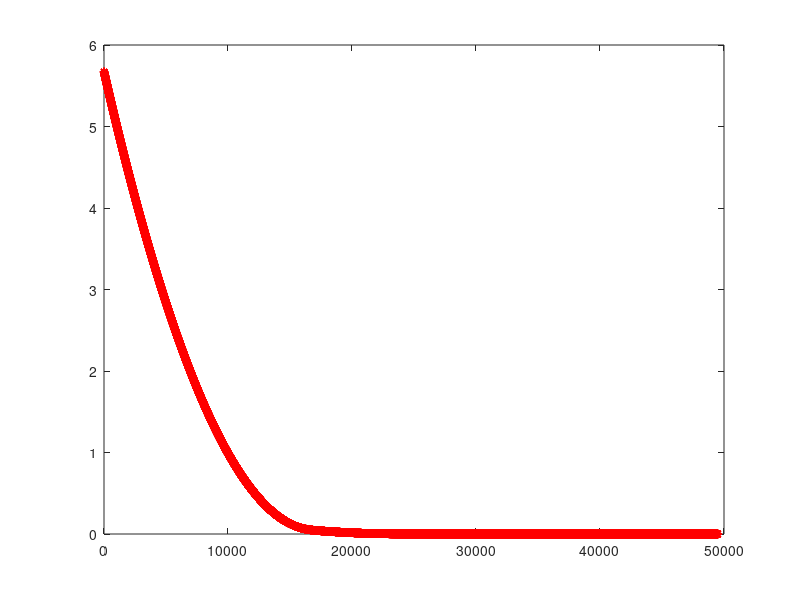
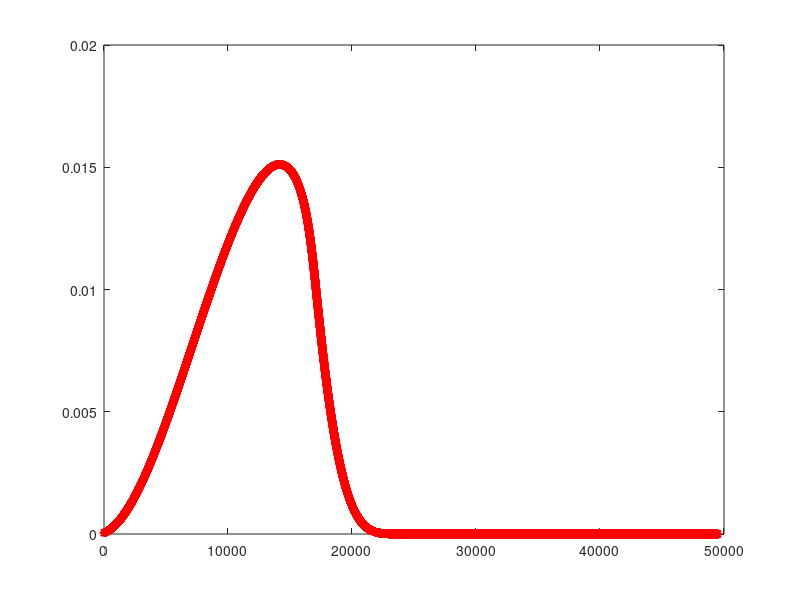
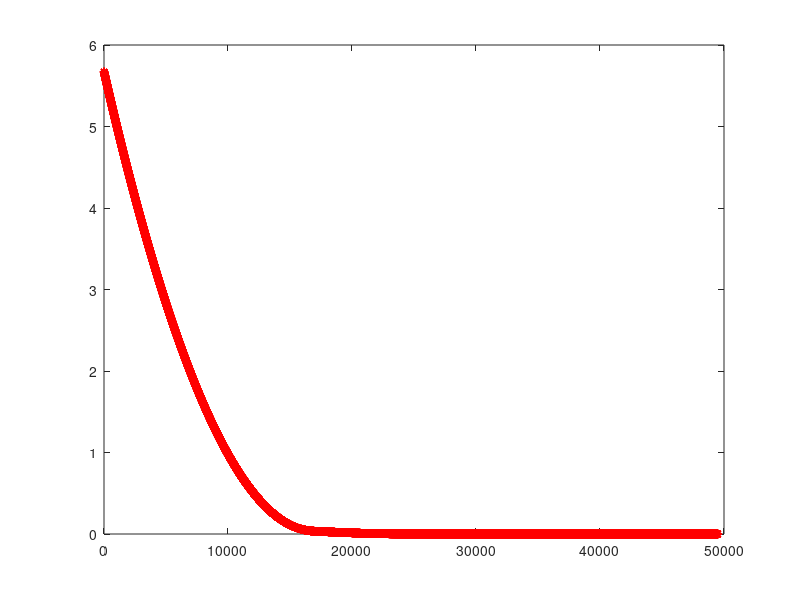

The MATLAB source for these figures, in order: (Note: this script raises an error after producing the figures.)
clear all;
clc;
load('Prognostic0.mat');

 no_fea=31;
 A1=fea(1:151,:);
 A2=fea(152:198,:);
 A1_tr=A1(1:100,:);
 A1_te=A1(101:151,:);
 A2_tr=A2(1:35,:);
 A2_te=A2(36:47,:)
 A_tr=[A1_tr;A2_tr];
 A_te=[A1_te;A2_te];
 lab_tr=[lab(1:100,:);lab(152:186,:)];
 lab_te=[lab(101:151,:);lab(187:198,:)];
 
mean_A_tr=mean(A_tr);
 
mean_A1_tr=mean(A1_tr);

mean_A2_tr=mean(A2_tr);
 
S_B0=(100*(mean_A1_tr-mean_A_tr)'*(mean_A1_tr-mean_A_tr)+35*(mean_A2_tr-mean_A_tr)'*(mean_A2_tr-mean_A_tr));
%S_B=50*((mean_A1-mean_AA)'*(mean_A1-mean_AA)+(mean_A2-mean_AA)'*(mean_A2-mean_AA));

S_W0=zeros(no_fea,no_fea);



for k0=1:100
        S_W0=S_W0+(A1_tr(k0,:)-mean_A1_tr)'*(A1_tr(k0,:)-mean_A1_tr);
end


for k0=1:35
        S_W0= S_W0+(A2_tr(k0,:)-mean_A2_tr)'*(A2_tr(k0,:)-mean_A2_tr);
end

[m1,n1]=size(A1);
SB=S_B0/500000;
SW=S_W0/500000;
[X Y]=eig(SB,SW);


%v=max(max((Y)));
v=0.5;
A=-(SB-v*SW);
M=1;
W=randn(n1,M);
W=orth(W);
R=eye(M);
 
 
Iterations=50000;
 
r1=0.00002;
 
r2=0.00001;
 
Cost1=zeros(Iterations,1);
Cost2=zeros(Iterations,1);
Cost3=zeros(Iterations,1);
for k=1:Iterations;
%DF1=2*(SB-v*SW)*W+4*W*(R'*R)*W'*W-4*W*R'*R;
%DF1=2*A*W+4*W*(R'*R)*W'*W-4*W*R'*R;
DF1=2*A*W+2*W*(R'*R)*W'*W+2*W*W'*W*(R'*R)-4*W*R'*R;
%DF1=2*(SB-v*SW)*W+2*W*(R'*R)*W'*W+2*W*W'*W*(R'*R)-4*W*R'*R;
DF1=DF1/norm(DF1);
W=W-r1*DF1;
Cost1(k)=trace(W'*A*W)+trace(W'*W*R'*R*W'*W-R'*R*W'*W-W'*W*R'*R+R'*R);

DF2=diag(diag(2*R*W'*W*W'*W-4*R*W'*W+2*R));
DF2=DF2/norm(DF2);
 %if  Cost2(k)>0.0001
R=R+r2*DF2;
%end


Cost2(k)=trace(W'*W*R'*R*W'*W-R'*R*W'*W-W'*W*R'*R+R'*R);
Cost3(k)=trace(W'*A*W);
 k 
end
 
figure(1)
plot(Cost1(500:Iterations),'r-*')
 
 
figure(2)
plot(Cost2(500:Iterations),'r-*')

figure(3)
plot(Cost3(500:Iterations),'r-*')


x1=W'*A_tr';
x2_tr=x1';
svmStruct= svmtrain(x2_tr,lab_tr,'Kernel_Function','rbf','method','LS','showplot',true); 

x1_te=W'*A_te';
x2_te=x1_te';
classes = svmclassify(svmStruct,x2_te);
nCorrect=sum(classes==lab_te);
accuracy=nCorrect/length(classes)

 model= svmtrain2(lab_tr,x2_tr,'-c 2 -t 2 -g 1 -q ');
 [predict_label, accuracy, dec_values]= svmpredict(lab_te,x2_te,model);
